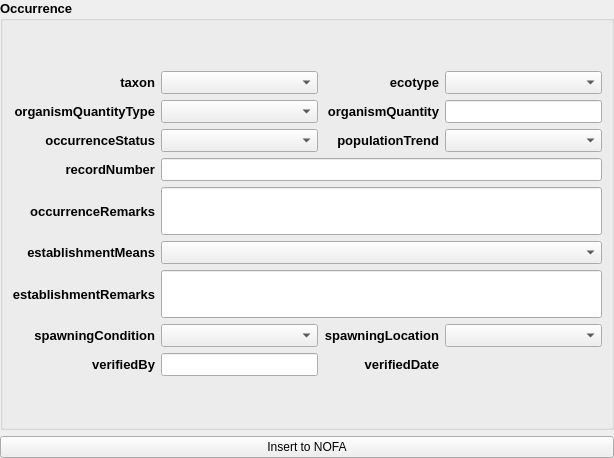
            <widget class="QWidget" name="occ_saw">
             <property name="geometry">
              <rect>
               <x>0</x>
               <y>0</y>
               <width>614</width>
               <height>458</height>
              </rect>
             </property>
             <property name="sizePolicy">
              <sizepolicy hsizetype="Preferred" vsizetype="Preferred">
               <horstretch>0</horstretch>
               <verstretch>0</verstretch>
              </sizepolicy>
             </property>
             <layout class="QGridLayout" name="gridLayout">
              <property name="margin">
               <number>0</number>
              </property>
              <item row="0" column="0">
               <layout class="QVBoxLayout" name="occ_ins_vlyt">
                <item>
                 <widget class="QGroupBox" name="occ_gb">
                  <property name="sizePolicy">
                   <sizepolicy hsizetype="Preferred" vsizetype="Preferred">
                    <horstretch>0</horstretch>
                    <verstretch>0</verstretch>
                   </sizepolicy>
                  </property>
                  <property name="font">
                   <font>
                    <pointsize>10</pointsize>
                    <weight>75</weight>
                    <bold>true</bold>
                   </font>
                  </property>
                  <property name="contextMenuPolicy">
                   <enum>Qt::ActionsContextMenu</enum>
                  </property>
                  <property name="title">
                   <string>Occurrence</string>
                  </property>
                  <layout class="QGridLayout" name="gridLayout_12">
                   <item row="0" column="0">
                    <layout class="QGridLayout" name="occ_grid_lyt" columnstretch="0,1,0,1">
                     <property name="sizeConstraint">
                      <enum>QLayout::SetDefaultConstraint</enum>
                     </property>
                     <item row="5" column="0">
                      <widget class="QLabel" name="estm_lbl">
                       <property name="text">
                        <string>establishmentMeans</string>
                       </property>
                       <property name="alignment">
                        <set>Qt::AlignRight|Qt::AlignTrailing|Qt::AlignVCenter</set>
                       </property>
                      </widget>
                     </item>
                     <item row="1" column="0">
                      <widget class="QLabel" name="oqt_lbl">
                       <property name="text">
                        <string>organismQuantityType</string>
                       </property>
                       <property name="alignment">
                        <set>Qt::AlignRight|Qt::AlignTrailing|Qt::AlignVCenter</set>
                       </property>
                      </widget>
                     </item>
                     <item row="6" column="0">
                      <widget class="QLabel" name="estrmk_lbl">
                       <property name="text">
                        <string>establishmentRemarks</string>
                       </property>
                       <property name="alignment">
                        <set>Qt::AlignRight|Qt::AlignTrailing|Qt::AlignVCenter</set>
                       </property>
                      </widget>
                     </item>
                     <item row="2" column="2">
                      <widget class="QLabel" name="poptrend_lbl">
                       <property name="text">
                        <string>populationTrend</string>
                       </property>
                       <property name="alignment">
                        <set>Qt::AlignRight|Qt::AlignTrailing|Qt::AlignVCenter</set>
                       </property>
                      </widget>
                     </item>
                     <item row="4" column="0">
                      <widget class="QLabel" name="occrmk_lbl">
                       <property name="sizePolicy">
                        <sizepolicy hsizetype="Minimum" vsizetype="Preferred">
                         <horstretch>0</horstretch>
                         <verstretch>0</verstretch>
                        </sizepolicy>
                       </property>
                       <property name="text">
                        <string>occurrenceRemarks</string>
                       </property>
                       <property name="alignment">
                        <set>Qt::AlignRight|Qt::AlignTrailing|Qt::AlignVCenter</set>
                       </property>
                      </widget>
                     </item>
                     <item row="8" column="1">
                      <widget class="QLineEdit" name="vfdby_le">
                       <property name="sizePolicy">
                        <sizepolicy hsizetype="Minimum" vsizetype="Fixed">
                         <horstretch>0</horstretch>
                         <verstretch>0</verstretch>
                        </sizepolicy>
                       </property>
                      </widget>
                     </item>
                     <item row="7" column="1">
                      <widget class="QComboBox" name="spwnc_cb">
                       <property name="sizePolicy">
                        <sizepolicy hsizetype="Minimum" vsizetype="Fixed">
                         <horstretch>0</horstretch>
                         <verstretch>0</verstretch>
                        </sizepolicy>
                       </property>
                       <property name="sizeAdjustPolicy">
                        <enum>QComboBox::AdjustToMinimumContentsLength</enum>
                       </property>
                      </widget>
                     </item>
                     <item row="0" column="3">
                      <widget class="QComboBox" name="ectp_cb">
                       <property name="sizePolicy">
                        <sizepolicy hsizetype="Minimum" vsizetype="Fixed">
                         <horstretch>0</horstretch>
                         <verstretch>0</verstretch>
                        </sizepolicy>
                       </property>
                      </widget>
                     </item>
                     <item row="5" column="1" colspan="3">
                      <widget class="QComboBox" name="estm_cb">
                       <property name="sizePolicy">
                        <sizepolicy hsizetype="Minimum" vsizetype="Fixed">
                         <horstretch>0</horstretch>
                         <verstretch>0</verstretch>
                        </sizepolicy>
                       </property>
                      </widget>
                     </item>
                     <item row="7" column="2">
                      <widget class="QLabel" name="spwnl_lbl">
                       <property name="text">
                        <string>spawningLocation</string>
                       </property>
                       <property name="alignment">
                        <set>Qt::AlignRight|Qt::AlignTrailing|Qt::AlignVCenter</set>
                       </property>
                      </widget>
                     </item>
                     <item row="7" column="3">
                      <widget class="QComboBox" name="spwnl_cb">
                       <property name="sizePolicy">
                        <sizepolicy hsizetype="Minimum" vsizetype="Fixed">
                         <horstretch>0</horstretch>
                         <verstretch>0</verstretch>
                        </sizepolicy>
                       </property>
                      </widget>
                     </item>
                     <item row="2" column="1">
                      <widget class="QComboBox" name="occstat_cb">
                       <property name="sizePolicy">
                        <sizepolicy hsizetype="Minimum" vsizetype="Fixed">
                         <horstretch>0</horstretch>
                         <verstretch>0</verstretch>
                        </sizepolicy>
                       </property>
                       <property name="sizeAdjustPolicy">
                        <enum>QComboBox::AdjustToMinimumContentsLength</enum>
                       </property>
                      </widget>
                     </item>
                     <item row="8" column="0">
                      <widget class="QLabel" name="vfdby_lbl">
                       <property name="text">
                        <string>verifiedBy</string>
                       </property>
                       <property name="alignment">
                        <set>Qt::AlignRight|Qt::AlignTrailing|Qt::AlignVCenter</set>
                       </property>
                      </widget>
                     </item>
                     <item row="7" column="0">
                      <widget class="QLabel" name="spwnc_lbl">
                       <property name="text">
                        <string>spawningCondition</string>
                       </property>
                       <property name="alignment">
                        <set>Qt::AlignRight|Qt::AlignTrailing|Qt::AlignVCenter</set>
                       </property>
                      </widget>
                     </item>
                     <item row="6" column="1" colspan="3">
                      <widget class="QLineEdit" name="estrmk_le">
                       <property name="minimumSize">
                        <size>
                         <width>0</width>
                         <height>48</height>
                        </size>
                       </property>
                      </widget>
                     </item>
                     <item row="8" column="2">
                      <widget class="QLabel" name="verdt_lbl">
                       <property name="text">
                        <string>verifiedDate</string>
                       </property>
                       <property name="alignment">
                        <set>Qt::AlignRight|Qt::AlignTrailing|Qt::AlignVCenter</set>
                       </property>
                      </widget>
                     </item>
                     <item row="0" column="2">
                      <widget class="QLabel" name="ectp_lbl">
                       <property name="text">
                        <string>ecotype</string>
                       </property>
                       <property name="alignment">
                        <set>Qt::AlignRight|Qt::AlignTrailing|Qt::AlignVCenter</set>
                       </property>
                      </widget>
                     </item>
                     <item row="2" column="0">
                      <widget class="QLabel" name="occstat_lbl">
                       <property name="text">
                        <string>occurrenceStatus</string>
                       </property>
                       <property name="alignment">
                        <set>Qt::AlignRight|Qt::AlignTrailing|Qt::AlignVCenter</set>
                       </property>
                      </widget>
                     </item>
                     <item row="1" column="3">
                      <widget class="QLineEdit" name="oq_le">
                       <property name="sizePolicy">
                        <sizepolicy hsizetype="Minimum" vsizetype="Fixed">
                         <horstretch>0</horstretch>
                         <verstretch>0</verstretch>
                        </sizepolicy>
                       </property>
                      </widget>
                     </item>
                     <item row="4" column="1" colspan="3">
                      <widget class="QLineEdit" name="occrmk_le">
                       <property name="minimumSize">
                        <size>
                         <width>0</width>
                         <height>48</height>
                        </size>
                       </property>
                      </widget>
                     </item>
                     <item row="0" column="0">
                      <widget class="QLabel" name="txn_lbl">
                       <property name="text">
                        <string>taxon</string>
                       </property>
                       <property name="alignment">
                        <set>Qt::AlignRight|Qt::AlignTrailing|Qt::AlignVCenter</set>
                       </property>
                      </widget>
                     </item>
                     <item row="2" column="3">
                      <widget class="QComboBox" name="poptrend_cb">
                       <property name="sizePolicy">
                        <sizepolicy hsizetype="Minimum" vsizetype="Fixed">
                         <horstretch>0</horstretch>
                         <verstretch>0</verstretch>
                        </sizepolicy>
                       </property>
                      </widget>
                     </item>
                     <item row="0" column="1">
                      <widget class="QComboBox" name="txn_cb">
                       <property name="sizePolicy">
                        <sizepolicy hsizetype="Minimum" vsizetype="Fixed">
                         <horstretch>0</horstretch>
                         <verstretch>0</verstretch>
                        </sizepolicy>
                       </property>
                       <property name="sizeAdjustPolicy">
                        <enum>QComboBox::AdjustToMinimumContentsLength</enum>
                       </property>
                      </widget>
                     </item>
                     <item row="1" column="2">
                      <widget class="QLabel" name="oq_lbl">
                       <property name="text">
                        <string>organismQuantity</string>
                       </property>
                       <property name="alignment">
                        <set>Qt::AlignRight|Qt::AlignTrailing|Qt::AlignVCenter</set>
                       </property>
                      </widget>
                     </item>
                     <item row="1" column="1">
                      <widget class="QComboBox" name="oqt_cb">
                       <property name="sizePolicy">
                        <sizepolicy hsizetype="Minimum" vsizetype="Fixed">
                         <horstretch>0</horstretch>
                         <verstretch>0</verstretch>
                        </sizepolicy>
                       </property>
                       <property name="sizeAdjustPolicy">
                        <enum>QComboBox::AdjustToMinimumContentsLength</enum>
                       </property>
                      </widget>
                     </item>
                     <item row="3" column="0">
                      <widget class="QLabel" name="recnum_lbl">
                       <property name="text">
                        <string>recordNumber</string>
                       </property>
                       <property name="alignment">
                        <set>Qt::AlignRight|Qt::AlignTrailing|Qt::AlignVCenter</set>
                       </property>
                      </widget>
                     </item>
                     <item row="3" column="1" colspan="3">
                      <widget class="QLineEdit" name="recnum_le">
                       <property name="minimumSize">
                        <size>
                         <width>0</width>
                         <height>0</height>
                        </size>
                       </property>
                      </widget>
                     </item>
                    </layout>
                   </item>
                  </layout>
                 </widget>
                </item>
                <item>
                 <widget class="QPushButton" name="ins_btn">
                  <property name="focusPolicy">
                   <enum>Qt::NoFocus</enum>
                  </property>
                  <property name="text">
                   <string>Insert to NOFA</string>
                  </property>
                 </widget>
                </item>
               </layout>
              </item>
             </layout>
            </widget>
